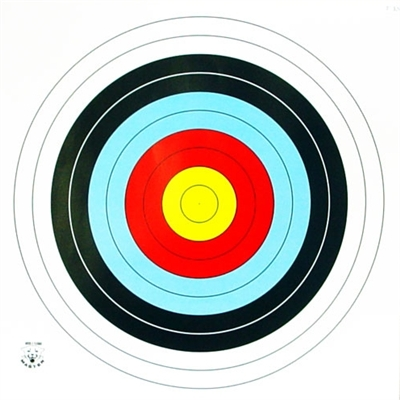
#> input picture imagens/img2.png, 400 x 400 px
$ python teste.py
#> lines starting #> are read from the running program, lines starting #| are printed output that depends on the picture
import cv2
import os

arq = "imagens/img2.png"
imagem = cv2.imread(arq, 0)
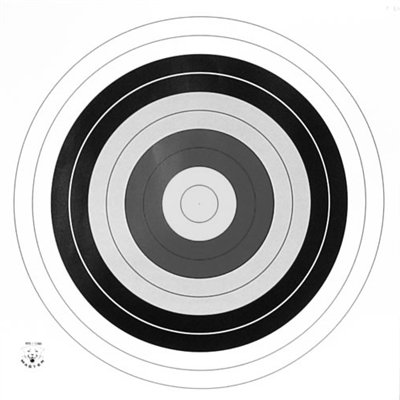
#> imagem: shape (400, 400); min 0, max 255, mean 189.6
imgTratada1 = cv2.blur(imagem, (5,5))
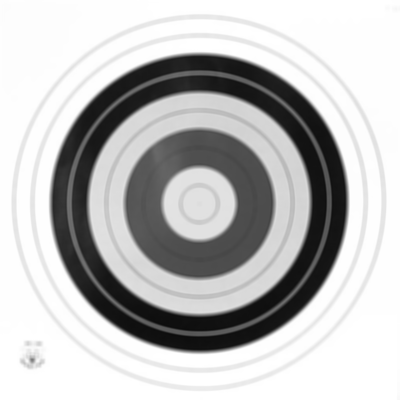
#> imgTratada1: shape (400, 400); min 12, max 255, mean 189.6
imgTratada2 = cv2.GaussianBlur(imgTratada1, (5,5), 0)
cv2.imshow("imagem", imagem)
#cv2.imwrite("./imagens/imagens_tratadas/img"+i+".png", imgTratada2)

cv2.waitKey(0)
cv2.destroyAllWindows()

$ run again, with imagens/img1.png copied over imagens/img2.png
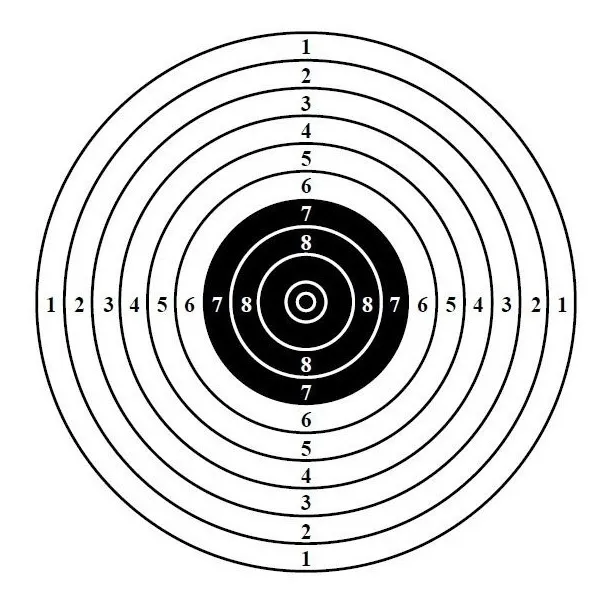
#> input picture imagens/img1.png, 608 x 608 px
#> `imgTratada1 = cv2.blur(imagem, (5,5))`:
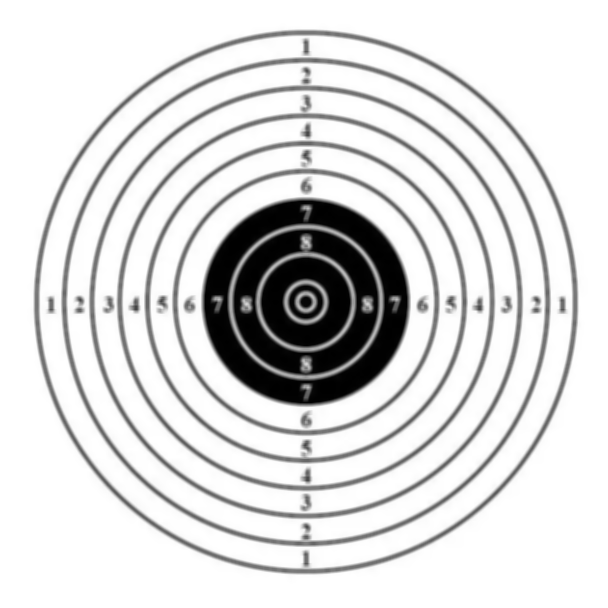
#> imgTratada1: shape (608, 608); min 0, max 255, mean 218.7

$ run again, with imagens/img3.png copied over imagens/img2.png
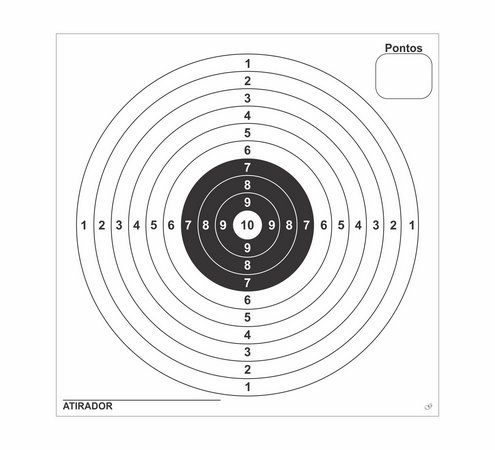
#> input picture imagens/img3.png, 495 x 450 px
#> `imgTratada1 = cv2.blur(imagem, (5,5))`:
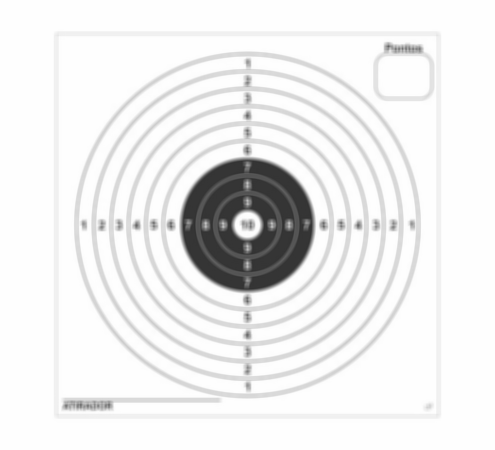
#> imgTratada1: shape (450, 495); min 49, max 255, mean 236.7

$ run again, with imagens/img4.png copied over imagens/img2.png
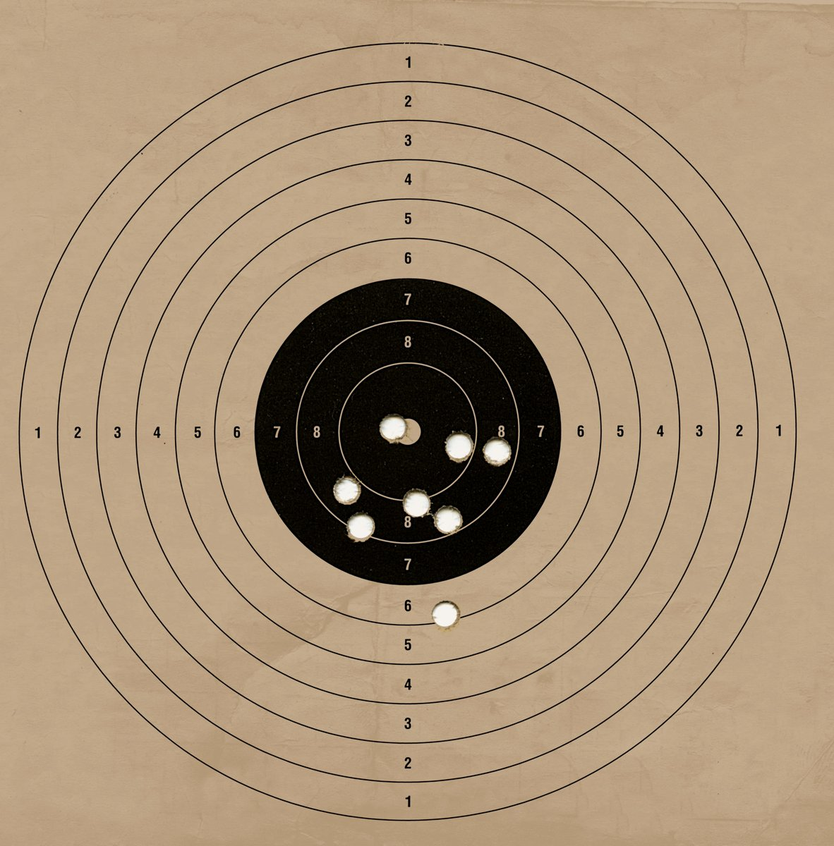
#> input picture imagens/img4.png, 834 x 846 px, shrunk from 1182 x 1200 before the run
#> `imagem = cv2.imread(arq, 0)`:
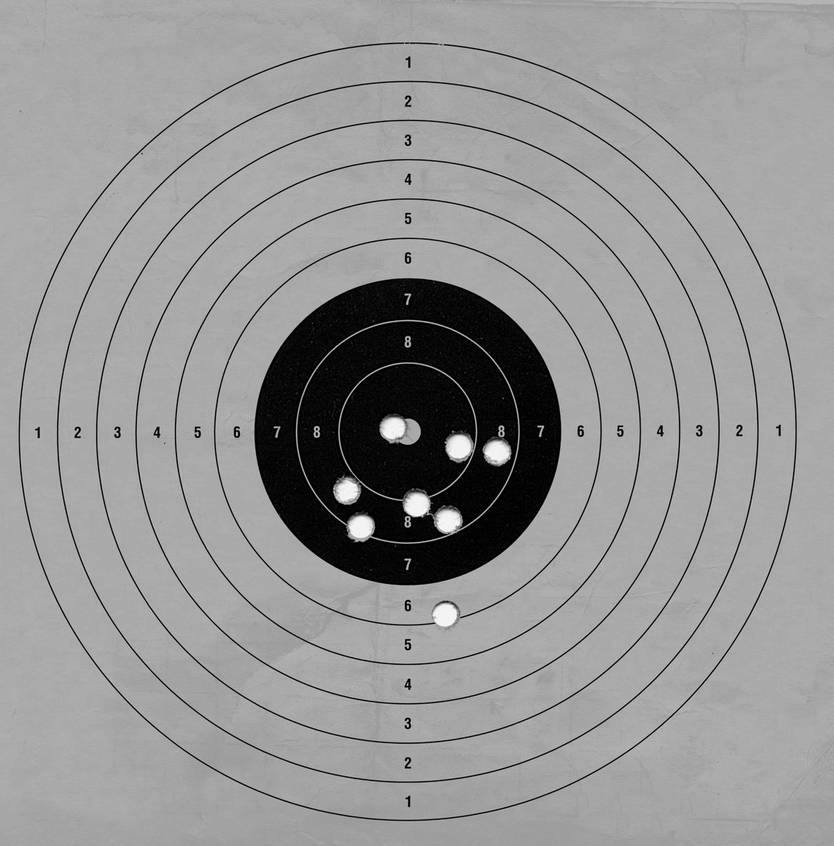
#> imagem: shape (846, 834); min 0, max 250, mean 149.2
#> `imgTratada2 = cv2.GaussianBlur(imgTratada1, (5,5), 0)`:
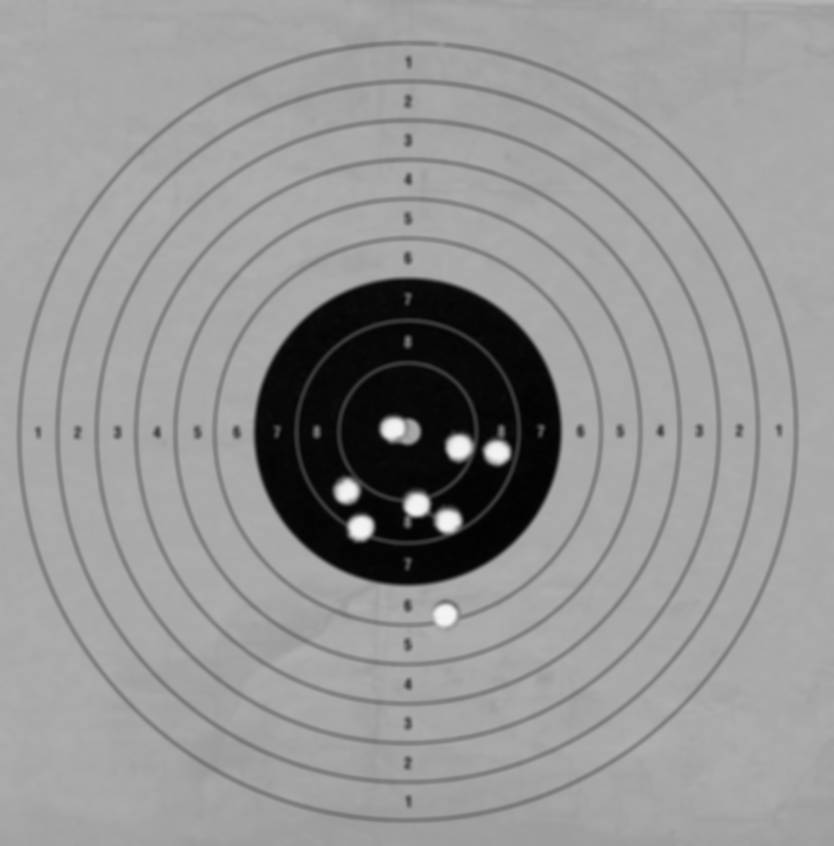
#> imgTratada2: shape (846, 834); min 3, max 243, mean 149.2
